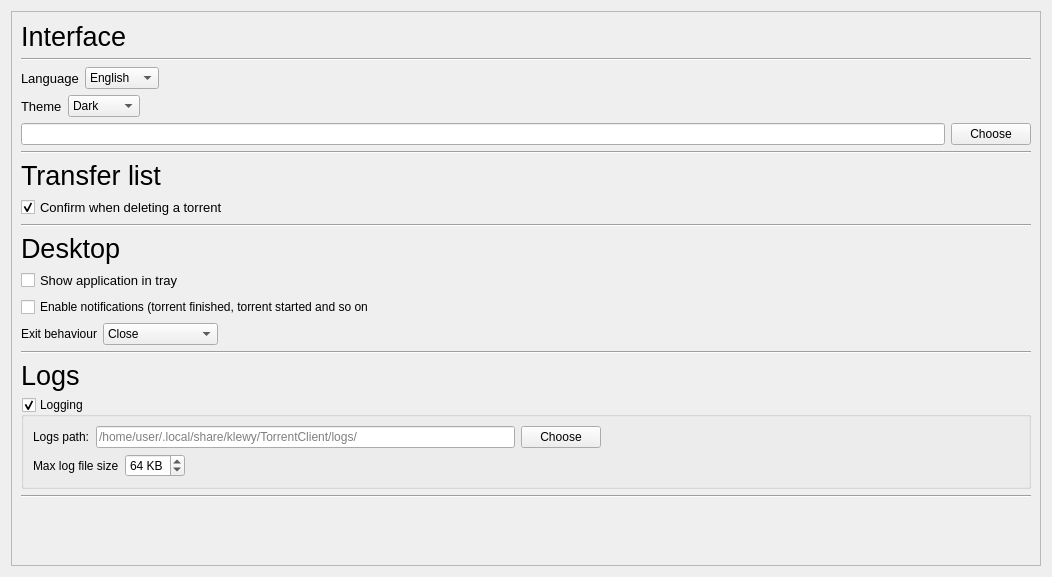
<?xml version="1.0" encoding="UTF-8"?>
<ui version="4.0">
 <class>ApplicationSettings</class>
 <widget class="QWidget" name="ApplicationSettings">
  <property name="geometry">
   <rect>
    <x>0</x>
    <y>0</y>
    <width>1052</width>
    <height>577</height>
   </rect>
  </property>
  <property name="windowTitle">
   <string>Form</string>
  </property>
  <layout class="QGridLayout" name="gridLayout">
   <item row="0" column="0">
    <widget class="QScrollArea" name="scrollArea">
     <property name="widgetResizable">
      <bool>true</bool>
     </property>
     <widget class="QWidget" name="scrollAreaWidgetContents">
      <property name="geometry">
       <rect>
        <x>0</x>
        <y>0</y>
        <width>1032</width>
        <height>557</height>
       </rect>
      </property>
      <layout class="QVBoxLayout" name="verticalLayout_8">
       <item>
        <widget class="QLabel" name="label">
         <property name="sizePolicy">
          <sizepolicy hsizetype="Preferred" vsizetype="Minimum">
           <horstretch>0</horstretch>
           <verstretch>0</verstretch>
          </sizepolicy>
         </property>
         <property name="maximumSize">
          <size>
           <width>16777215</width>
           <height>50</height>
          </size>
         </property>
         <property name="font">
          <font>
           <pointsize>20</pointsize>
          </font>
         </property>
         <property name="text">
          <string>Interface</string>
         </property>
        </widget>
       </item>
       <item>
        <widget class="Line" name="line">
         <property name="orientation">
          <enum>Qt::Orientation::Horizontal</enum>
         </property>
        </widget>
       </item>
       <item>
        <layout class="QHBoxLayout" name="horizontalLayout">
         <property name="sizeConstraint">
          <enum>QLayout::SizeConstraint::SetMinimumSize</enum>
         </property>
         <item>
          <widget class="QLabel" name="languageLabel">
           <property name="sizePolicy">
            <sizepolicy hsizetype="Preferred" vsizetype="Minimum">
             <horstretch>0</horstretch>
             <verstretch>0</verstretch>
            </sizepolicy>
           </property>
           <property name="maximumSize">
            <size>
             <width>16777215</width>
             <height>100</height>
            </size>
           </property>
           <property name="font">
            <font>
             <pointsize>10</pointsize>
            </font>
           </property>
           <property name="text">
            <string>Language</string>
           </property>
          </widget>
         </item>
         <item>
          <widget class="QComboBox" name="languageBox">
           <item>
            <property name="text">
             <string>English</string>
            </property>
           </item>
           <item>
            <property name="text">
             <string>Russian</string>
            </property>
           </item>
          </widget>
         </item>
         <item>
          <spacer name="languageSpacer">
           <property name="orientation">
            <enum>Qt::Orientation::Horizontal</enum>
           </property>
           <property name="sizeHint" stdset="0">
            <size>
             <width>40</width>
             <height>20</height>
            </size>
           </property>
          </spacer>
         </item>
        </layout>
       </item>
       <item>
        <layout class="QVBoxLayout" name="verticalLayout">
         <item>
          <layout class="QHBoxLayout" name="horizontalLayout_8">
           <property name="sizeConstraint">
            <enum>QLayout::SizeConstraint::SetMinimumSize</enum>
           </property>
           <item>
            <widget class="QLabel" name="themeLabel">
             <property name="sizePolicy">
              <sizepolicy hsizetype="Preferred" vsizetype="Minimum">
               <horstretch>0</horstretch>
               <verstretch>0</verstretch>
              </sizepolicy>
             </property>
             <property name="maximumSize">
              <size>
               <width>16777215</width>
               <height>100</height>
              </size>
             </property>
             <property name="font">
              <font>
               <pointsize>10</pointsize>
              </font>
             </property>
             <property name="text">
              <string>Theme</string>
             </property>
            </widget>
           </item>
           <item>
            <widget class="QComboBox" name="themeBox">
             <item>
              <property name="text">
               <string>Dark</string>
              </property>
             </item>
             <item>
              <property name="text">
               <string>Light</string>
              </property>
             </item>
             <item>
              <property name="text">
               <string>Custom</string>
              </property>
             </item>
            </widget>
           </item>
           <item>
            <spacer name="themeSpacer">
             <property name="orientation">
              <enum>Qt::Orientation::Horizontal</enum>
             </property>
             <property name="sizeHint" stdset="0">
              <size>
               <width>40</width>
               <height>20</height>
              </size>
             </property>
            </spacer>
           </item>
          </layout>
         </item>
         <item>
          <layout class="QHBoxLayout" name="horizontalLayout_2">
           <property name="sizeConstraint">
            <enum>QLayout::SizeConstraint::SetMinimumSize</enum>
           </property>
           <item>
            <widget class="QLineEdit" name="customThemeEdit">
             <property name="readOnly">
              <bool>true</bool>
             </property>
            </widget>
           </item>
           <item>
            <widget class="QPushButton" name="chooseThemeBtn">
             <property name="text">
              <string>Choose</string>
             </property>
            </widget>
           </item>
          </layout>
         </item>
        </layout>
       </item>
       <item>
        <widget class="Line" name="line_2">
         <property name="orientation">
          <enum>Qt::Orientation::Horizontal</enum>
         </property>
        </widget>
       </item>
       <item>
        <widget class="QLabel" name="transferLabel">
         <property name="sizePolicy">
          <sizepolicy hsizetype="Preferred" vsizetype="Minimum">
           <horstretch>0</horstretch>
           <verstretch>0</verstretch>
          </sizepolicy>
         </property>
         <property name="maximumSize">
          <size>
           <width>16777215</width>
           <height>50</height>
          </size>
         </property>
         <property name="font">
          <font>
           <pointsize>20</pointsize>
          </font>
         </property>
         <property name="text">
          <string>Transfer list</string>
         </property>
        </widget>
       </item>
       <item>
        <widget class="QCheckBox" name="confirmDelBox">
         <property name="font">
          <font>
           <pointsize>10</pointsize>
          </font>
         </property>
         <property name="text">
          <string>Confirm when deleting a torrent</string>
         </property>
         <property name="checkable">
          <bool>true</bool>
         </property>
         <property name="checked">
          <bool>true</bool>
         </property>
         <property name="tristate">
          <bool>false</bool>
         </property>
        </widget>
       </item>
       <item>
        <widget class="Line" name="line_7">
         <property name="orientation">
          <enum>Qt::Orientation::Horizontal</enum>
         </property>
        </widget>
       </item>
       <item>
        <widget class="QLabel" name="desktopLabel">
         <property name="sizePolicy">
          <sizepolicy hsizetype="Preferred" vsizetype="Minimum">
           <horstretch>0</horstretch>
           <verstretch>0</verstretch>
          </sizepolicy>
         </property>
         <property name="maximumSize">
          <size>
           <width>16777215</width>
           <height>50</height>
          </size>
         </property>
         <property name="font">
          <font>
           <pointsize>20</pointsize>
          </font>
         </property>
         <property name="text">
          <string>Desktop</string>
         </property>
        </widget>
       </item>
       <item>
        <widget class="QCheckBox" name="showTrayBox">
         <property name="font">
          <font>
           <pointsize>10</pointsize>
          </font>
         </property>
         <property name="text">
          <string>Show application in tray</string>
         </property>
        </widget>
       </item>
       <item>
        <widget class="QCheckBox" name="enaleNotifBox">
         <property name="text">
          <string>Enable notifications (torrent finished, torrent started and so on</string>
         </property>
        </widget>
       </item>
       <item>
        <layout class="QHBoxLayout" name="horizontalLayout_3">
         <item>
          <widget class="QLabel" name="exitBehLabel">
           <property name="text">
            <string>Exit behaviour</string>
           </property>
          </widget>
         </item>
         <item>
          <widget class="QComboBox" name="exitBehBtn">
           <item>
            <property name="text">
             <string>Close</string>
            </property>
           </item>
           <item>
            <property name="text">
             <string>Minimize to tray</string>
            </property>
           </item>
          </widget>
         </item>
         <item>
          <spacer name="horizontalSpacer_2">
           <property name="orientation">
            <enum>Qt::Orientation::Horizontal</enum>
           </property>
           <property name="sizeHint" stdset="0">
            <size>
             <width>40</width>
             <height>20</height>
            </size>
           </property>
          </spacer>
         </item>
        </layout>
       </item>
       <item>
        <widget class="Line" name="line_8">
         <property name="orientation">
          <enum>Qt::Orientation::Horizontal</enum>
         </property>
        </widget>
       </item>
       <item>
        <widget class="QLabel" name="logsLabel">
         <property name="sizePolicy">
          <sizepolicy hsizetype="Preferred" vsizetype="Minimum">
           <horstretch>0</horstretch>
           <verstretch>0</verstretch>
          </sizepolicy>
         </property>
         <property name="maximumSize">
          <size>
           <width>16777215</width>
           <height>50</height>
          </size>
         </property>
         <property name="font">
          <font>
           <pointsize>20</pointsize>
          </font>
         </property>
         <property name="text">
          <string>Logs</string>
         </property>
        </widget>
       </item>
       <item>
        <widget class="QGroupBox" name="logsBox">
         <property name="enabled">
          <bool>true</bool>
         </property>
         <property name="title">
          <string>Logging</string>
         </property>
         <property name="checkable">
          <bool>true</bool>
         </property>
         <layout class="QVBoxLayout" name="verticalLayout_2">
          <item>
           <layout class="QHBoxLayout" name="logsPathLayout">
            <item>
             <widget class="QLabel" name="logsPathLabel">
              <property name="text">
               <string>Logs path:</string>
              </property>
             </widget>
            </item>
            <item>
             <widget class="QLineEdit" name="logsPathEdit">
              <property name="readOnly">
               <bool>true</bool>
              </property>
              <property name="placeholderText">
               <string>/home/user/.local/share/klewy/TorrentClient/logs/</string>
              </property>
             </widget>
            </item>
            <item>
             <widget class="QPushButton" name="logsPathBtn">
              <property name="text">
               <string>Choose</string>
              </property>
             </widget>
            </item>
            <item>
             <spacer name="horizontalSpacer_3">
              <property name="orientation">
               <enum>Qt::Orientation::Horizontal</enum>
              </property>
              <property name="sizeHint" stdset="0">
               <size>
                <width>40</width>
                <height>20</height>
               </size>
              </property>
             </spacer>
            </item>
           </layout>
          </item>
          <item>
           <layout class="QHBoxLayout" name="logsSizeLayout">
            <item>
             <widget class="QLabel" name="maxLogFileLabel">
              <property name="text">
               <string>Max log file size</string>
              </property>
             </widget>
            </item>
            <item>
             <widget class="QSpinBox" name="maxLogFileSpinBox">
              <property name="suffix">
               <string notr="true"> KB</string>
              </property>
              <property name="prefix">
               <string/>
              </property>
              <property name="value">
               <number>64</number>
              </property>
             </widget>
            </item>
            <item>
             <spacer name="horizontalSpacer_4">
              <property name="orientation">
               <enum>Qt::Orientation::Horizontal</enum>
              </property>
              <property name="sizeHint" stdset="0">
               <size>
                <width>40</width>
                <height>20</height>
               </size>
              </property>
             </spacer>
            </item>
           </layout>
          </item>
         </layout>
        </widget>
       </item>
       <item>
        <widget class="Line" name="line_9">
         <property name="orientation">
          <enum>Qt::Orientation::Horizontal</enum>
         </property>
        </widget>
       </item>
       <item>
        <spacer name="verticalSpacer_2">
         <property name="orientation">
          <enum>Qt::Orientation::Vertical</enum>
         </property>
         <property name="sizeHint" stdset="0">
          <size>
           <width>20</width>
           <height>40</height>
          </size>
         </property>
        </spacer>
       </item>
      </layout>
     </widget>
    </widget>
   </item>
  </layout>
 </widget>
 <resources/>
 <connections/>
</ui>
